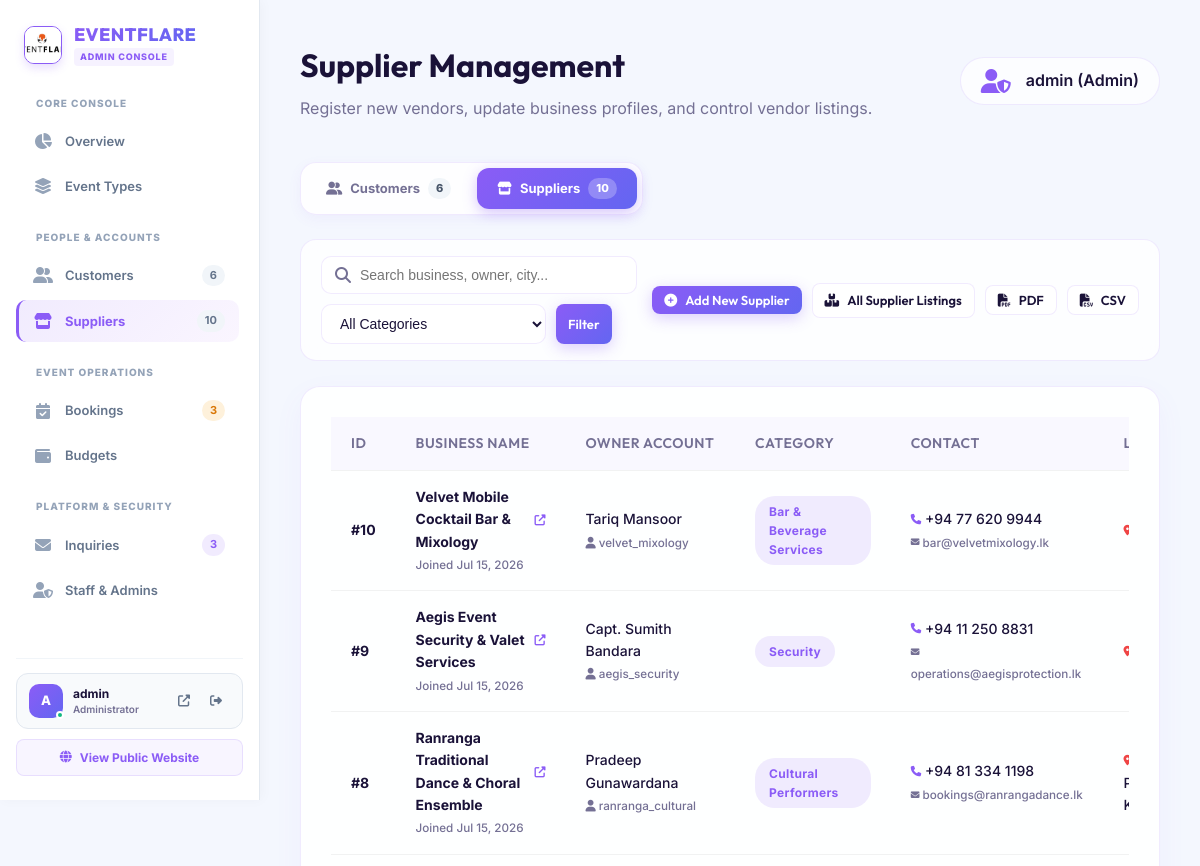
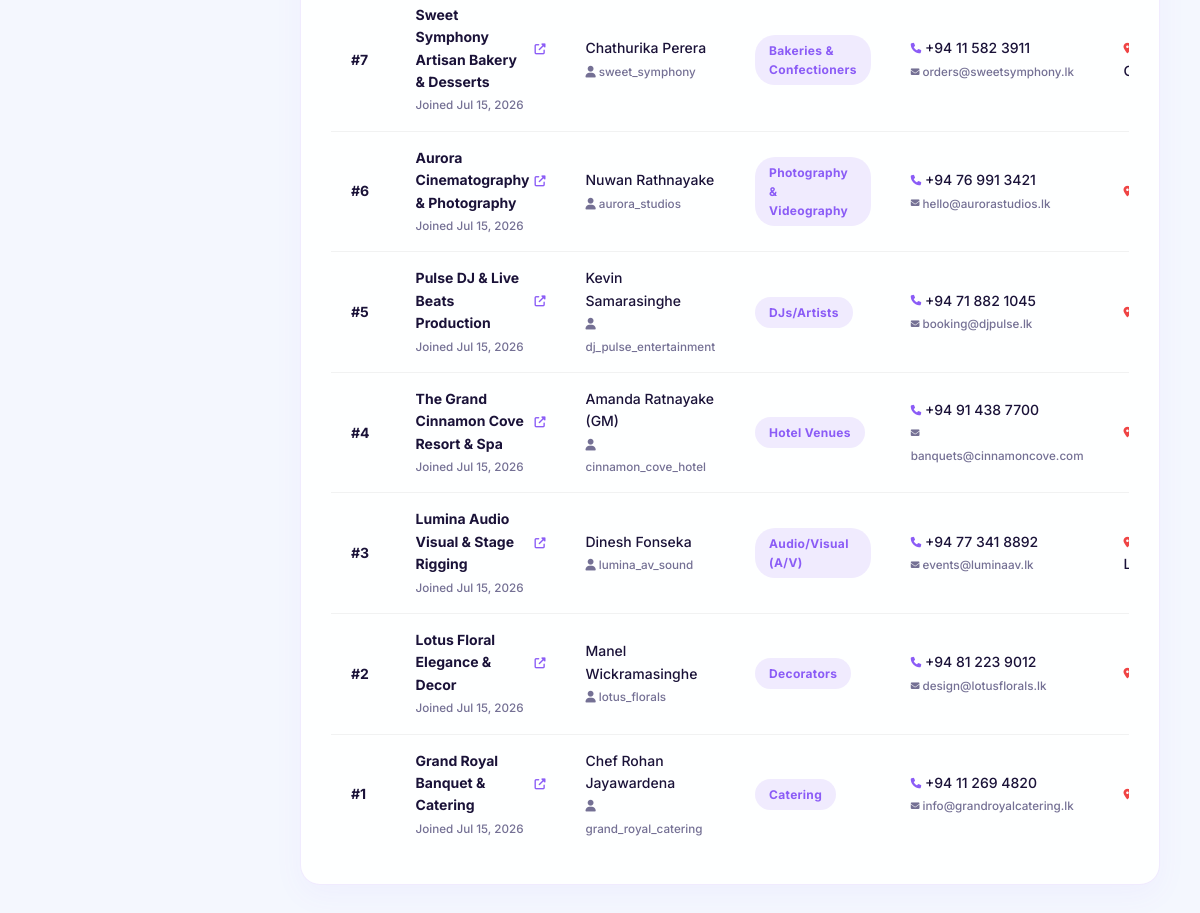
Page /public/admin/Suppliers.php (signed in) on the committed database (2 pictures, top to bottom).
### tables this page shows
CREATE TABLE IF NOT EXISTS `suppliers` (
  `id` INT AUTO_INCREMENT PRIMARY KEY,
  `user_id` INT NOT NULL UNIQUE,
  `business_name` VARCHAR(255) NOT NULL,
  `category` VARCHAR(100) NOT NULL,
  `description` TEXT,
  `contact_phone` VARCHAR(20),
  `location` VARCHAR(255),
  `logo_url` VARCHAR(255),
  `created_at` TIMESTAMP DEFAULT CURRENT_TIMESTAMP,
  FOREIGN KEY (`user_id`) REFERENCES `users`(`id`) ON DELETE CASCADE
);

CREATE TABLE IF NOT EXISTS `users` (
  `id` INT AUTO_INCREMENT PRIMARY KEY,
  `username` VARCHAR(50) NOT NULL UNIQUE,
  `fullname` VARCHAR(100) NOT NULL,
  `email` VARCHAR(100) NOT NULL UNIQUE,
  `password` VARCHAR(255) NOT NULL,
  `role` VARCHAR(20) NOT NULL DEFAULT 'buyer',
  `created_at` TIMESTAMP DEFAULT CURRENT_TIMESTAMP
);

### public/admin/Suppliers.php (the view, shortened to what this page needs)
<?php
require_once __DIR__ . '/../../config/database.php';
$search = trim($_GET['search'] ?? '');
$where_clauses = ["1=1"];
$where_sql = implode(" AND ", $where_clauses);
$supplier_services_map = [];
$ss_res = $conn->query("
    SELECT ss.supplier_id, s.service_id, s.service_name, et.type_name
    FROM supplier_services ss
    JOIN services s ON ss.service_id = s.service_id
    LEFT JOIN event_types et ON s.event_type_id = et.event_type_id
    ORDER BY s.service_name ASC
");
if ($ss_res) {
    while ($r = $ss_res->fetch_assoc()) {
        $supplier_services_map[$r['supplier_id']][] = $r;
    }
}
$supplier_listings_map = [];
$sl_res = $conn->query("
    SELECT sl.listing_id, sl.supplier_id, sl.service_id, sl.title, sl.price, sl.price_type, sl.status, sl.description,
           s.service_name
    FROM supplier_listings sl
    LEFT JOIN services s ON sl.service_id = s.service_id
    ORDER BY sl.status ASC, sl.listing_id DESC
");
if ($sl_res) {
    while ($r = $sl_res->fetch_assoc()) {
        $supplier_listings_map[$r['supplier_id']][] = $r;
    }
}
$supplier_bookings_map = [];
$sb_res = $conn->query("
    SELECT bs.id as bs_id, bs.booking_id, bs.supplier_id, bs.service_id, bs.assigned_cost, bs.status as assignment_status, bs.custom_notes,
           b.EventType, b.EventDate, b.Place, b.NumberOfGuests, b.status as booking_status,
           u.fullname as client_name, s.service_name
    FROM booking_services bs
    JOIN bookings b ON bs.booking_id = b.BookingID
    JOIN services s ON bs.service_id = s.service_id
    LEFT JOIN users u ON b.user_name = u.username
    ORDER BY b.EventDate DESC
");
if ($sb_res) {
    while ($r = $sb_res->fetch_assoc()) {
        $supplier_bookings_map[$r['supplier_id']][] = $r;
    }
}
$sql = "SELECT s.id, s.business_name, s.category, s.contact_phone, s.location, s.description, s.created_at,
               u.id AS user_id, u.username, u.fullname, u.email,
               COUNT(sl.listing_id) AS total_listings,
               SUM(CASE WHEN sl.status = 'active' THEN 1 ELSE 0 END) AS active_listings
        FROM suppliers s
        JOIN users u ON s.user_id = u.id
        LEFT JOIN supplier_listings sl ON s.id = sl.supplier_id
        WHERE {$where_sql}
        GROUP BY s.id
        ORDER BY s.id DESC";
$stmt = $conn->prepare($sql);
$stmt->execute();
$suppliers_res = $stmt->get_result();
$suppliers = [];
while ($row = $suppliers_res->fetch_assoc()) {
    $sid = $row['id'];
    $row['services'] = $supplier_services_map[$sid] ?? [];
    $row['listings'] = $supplier_listings_map[$sid] ?? [];
    $row['bookings'] = $supplier_bookings_map[$sid] ?? [];
    $suppliers[] = $row;
}
$total_customers_count = 0;
$cust_count_res = $conn->query("SELECT COUNT(*) as c FROM users WHERE role = 'buyer'");
if ($cust_count_res) {
    $total_customers_count = (int)$cust_count_res->fetch_assoc()['c'];
}
?>
<!DOCTYPE html>
<html lang="en">
<head>
    <link rel="stylesheet" href="../assets/css/global.css">
    <link rel="stylesheet" href="../assets/css/admin-dashboard.css">
    <link rel="stylesheet" href="https://cdnjs.cloudflare.com/ajax/libs/font-awesome/6.4.0/css/all.min.css">
</head>
<body class="dashboard-body">
    <?php include __DIR__ . '/../../includes/admin_sidebar.php'; ?>
    <main class="dashboard-content">
        <div class="dashboard-header">
            <div class="dashboard-title">
                <h1>Supplier Management</h1>
                <p>Register new vendors, update business profiles, and control vendor listings.</p>
            </div>
            <div class="dashboard-user">
                <i class="fas fa-user-shield"></i>
                <span><?= htmlspecialchars($_SESSION['login_user']); ?> (Admin)</span>
            </div>
        </div>
        <div class="directory-segment-bar">
            <a href="Userlist.php" class="directory-segment-pill">
                <i class="fas fa-user-friends"></i> Customers
                <span class="segment-badge"><?= $total_customers_count; ?></span>
            </a>
            <a href="Suppliers.php" class="directory-segment-pill active">
                <i class="fas fa-store"></i> Suppliers
                <span class="segment-badge"><?= count($suppliers); ?></span>
            </a>
        </div>
        <div class="dashboard-toolbar">
            <form method="GET" action="Suppliers.php" style="display: flex; gap: 10px; flex-wrap: wrap; flex: 1;">
                <div class="toolbar-search">
                    <i class="fas fa-search"></i>
                    <input type="text" name="search" placeholder="Search business, owner, city..." value="<?= htmlspecialchars($search); ?>">
                </div>
                <select name="category" class="toolbar-select" onchange="this.form.submit()">
                    <option value="">All Categories</option>
                </select>
                <button type="submit" class="btn btn-primary btn-sm">Filter</button>
            </form>
            <div class="toolbar-actions" style="display: flex; gap: 10px; align-items: center;">
                <button type="button" class="btn btn-primary btn-sm" id="openAddSupplierBtn">
                    <i class="fas fa-plus-circle"></i> Add New Supplier
                </button>
                <a href="SupplierListings.php" class="btn btn-outline btn-sm">
                    <i class="fas fa-boxes"></i> All Supplier Listings
                </a>
                <button id="downloadPdf" class="btn btn-outline btn-sm">
                    <i class="fas fa-file-pdf"></i> PDF
                </button>
                <button id="downloadCsv" class="btn btn-outline btn-sm">
                    <i class="fas fa-file-csv"></i> CSV
                </button>
            </div>
        </div>
        <div class="dashboard-panel" id="makepdf">
            <div class="dashboard-table-container">
                <table class="dashboard-table" id="suppliersTable">
                    <thead>
                        <tr>
                            <th>ID</th>
                            <th>Business Name</th>
                            <th>Owner Account</th>
                            <th>Category</th>
                            <th>Contact</th>
                            <th>Location</th>
                        </tr>
                    </thead>
                    <tbody>
                        <?php if (!empty($suppliers)): ?>
                            <?php foreach ($suppliers as $s): ?>
                                <tr>
                                    <td><strong>#<?= $s['id']; ?></strong></td>
                                    <td>
                                        <div>
                                            <a href="javascript:void(0)" class="view-supplier-btn"
                                               data-supplier='<?= htmlspecialchars(json_encode($s), ENT_QUOTES, 'UTF-8'); ?>'
                                               style="font-weight: 700; color: var(--text-heading); text-decoration: none; display: inline-flex; align-items: center; gap: 5px;"
                                               title="Click to inspect complete supplier dossier">
                                                <span><?= htmlspecialchars($s['business_name']); ?></span>
                                                <i class="fas fa-external-link-alt" style="color: var(--primary); font-size: 11px;"></i>
                                            </a>
                                        </div>
                                        <small style="color: var(--text-muted);">Joined <?= date('M j, Y', strtotime($s['created_at'])); ?></small>
                                    </td>
                                    <td>
                                        <div><?= htmlspecialchars($s['fullname']); ?></div>
                                        <small style="color: var(--text-muted);"><i class="fas fa-user"></i> <?= htmlspecialchars($s['username']); ?></small>
                                    </td>
                                    <td>
                                        <span class="badge badge-primary"><?= htmlspecialchars($s['category'] ?: 'Unassigned'); ?></span>
                                    </td>
                                    <td>
                                        <div><i class="fas fa-phone fa-xs" style="color:var(--primary);"></i> <?= htmlspecialchars($s['contact_phone'] ?: 'N/A'); ?></div>
                                        <small style="color: var(--text-muted);"><i class="fas fa-envelope fa-xs"></i> <?= htmlspecialchars($s['email']); ?></small>
                                    </td>
                                    <td>
                                    </td>
                                </tr>
                            <?php endforeach; ?>
                        <?php endif; ?>
                    </tbody>
                </table>
            </div>
        </div>
    </main>
</body>
</html>

### public/assets/css/global.css (style rules this page uses)
:root { --bg-main: radial-gradient(circle at top right, #f1edfd, #fcfbfe 70%); --bg-darker: #f5f3fb; --card-bg: rgba(255, 255, 255, 0.7); --card-border: rgba(139, 92, 246, 0.12); --card-glow: rgba(139, 92, 246, 0.08); --primary: #8b5cf6; --primary-hover: #7c3aed; --secondary: #6366f1; --secondary-hover: #4f46e5; --text-main: #3b3759; --text-muted: #747094; --text-white: #ffffff; --text-heading: #1a1238; --success: #059669; --error: #dc2626; --warning: #d97706; --font-heading: 'Outfit', sans-serif; --font-body: 'Inter', sans-serif; --transition-smooth: all 0.3s cubic-bezier(0.4, 0, 0.2, 1); --shadow-premium: 0 10px 30px -10px rgba(139, 92, 246, 0.12); }
* { margin: 0; padding: 0; box-sizing: border-box; }
html, body { background: var(--bg-main); background-color: var(--bg-darker); color: var(--text-main); font-family: var(--font-body); min-height: 100vh; overflow-x: hidden; line-height: 1.6; }
h1, h2, h3, h4, h5, h6 { font-family: var(--font-heading); color: var(--text-heading); font-weight: 600; }
a { color: var(--primary); text-decoration: none; transition: var(--transition-smooth); }
.btn { display: inline-flex; align-items: center; justify-content: center; padding: 12px 24px; font-family: var(--font-heading); font-size: 15px; font-weight: 600; border-radius: 10px; border: none; cursor: pointer; transition: var(--transition-smooth); gap: 8px; text-align: center; }
.btn-primary { background: linear-gradient(135deg, var(--primary), var(--secondary)); color: var(--text-white); box-shadow: 0 4px 15px rgba(139, 92, 246, 0.3); }
table { width: 100%; border-collapse: collapse; text-align: left; }
th, td { padding: 16px 20px; }
th { background: rgba(139, 92, 246, 0.04); border-bottom: 2px solid var(--card-border); font-family: var(--font-heading); font-size: 14px; font-weight: 600; color: var(--text-muted); text-transform: uppercase; letter-spacing: 0.05em; }
tr { border-bottom: 1px solid var(--card-border); transition: var(--transition-smooth); }
tr:last-child { border-bottom: none; }
td { font-size: 14px; color: var(--text-main); }

### rows in the picture
suppliers: id "10", business_name "Velvet Mobile Cocktail Bar & Mixology", created_at "Jul 15, 2026", user.fullname "Tariq Mansoor", user.username "velvet_mixology", category "Bar & Beverage Services", contact_phone "+94 77 620 9944", user.email "bar@velvetmixology.lk"
suppliers: id "9", business_name "Aegis Event Security & Valet Services", created_at "Jul 15, 2026", user.fullname "Capt. Sumith Bandara", user.username "aegis_security", category "Security", contact_phone "+94 11 250 8831", user.email "operations@aegisprotection.lk"
suppliers: id "8", business_name "Ranranga Traditional Dance & Choral Ensemble", created_at "Jul 15, 2026", user.fullname "Pradeep Gunawardana", user.username "ranranga_cultural", category "Cultural Performers", contact_phone "+94 81 334 1198", user.email "bookings@ranrangadance.lk"
suppliers: id "7", business_name "Sweet Symphony Artisan Bakery & Desserts", created_at "Jul 15, 2026", user.fullname "Chathurika Perera", user.username "sweet_symphony", category "Bakeries & Confectioners", contact_phone "+94 11 582 3911", user.email "orders@sweetsymphony.lk"
suppliers: id "6", business_name "Aurora Cinematography & Photography", created_at "Jul 15, 2026", user.fullname "Nuwan Rathnayake", user.username "aurora_studios", category "Photography & Videography", contact_phone "+94 76 991 3421", user.email "hello@aurorastudios.lk"
suppliers: id "5", business_name "Pulse DJ & Live Beats Production", created_at "Jul 15, 2026", user.fullname "Kevin Samarasinghe", user.username "dj_pulse_entertainment", category "DJs/Artists", contact_phone "+94 71 882 1045", user.email "booking@djpulse.lk"
suppliers: id "4", business_name "The Grand Cinnamon Cove Resort & Spa", created_at "Jul 15, 2026", user.fullname "Amanda Ratnayake (GM)", user.username "cinnamon_cove_hotel", category "Hotel Venues", contact_phone "+94 91 438 7700", user.email "banquets@cinnamoncove.com"
suppliers: id "3", business_name "Lumina Audio Visual & Stage Rigging", created_at "Jul 15, 2026", user.fullname "Dinesh Fonseka", user.username "lumina_av_sound", category "Audio/Visual (A/V)", contact_phone "+94 77 341 8892", user.email "events@luminaav.lk"
suppliers: id "2", business_name "Lotus Floral Elegance & Decor", created_at "Jul 15, 2026", user.fullname "Manel Wickramasinghe", user.username "lotus_florals", category "Decorators", contact_phone "+94 81 223 9012", user.email "design@lotusflorals.lk"
suppliers: id "1", business_name "Grand Royal Banquet & Catering", created_at "Jul 15, 2026", user.fullname "Chef Rohan Jayawardena", user.username "grand_royal_catering", category "Catering", contact_phone "+94 11 269 4820", user.email "info@grandroyalcatering.lk"

### other values in the picture
$badge_customers "6"
$badge_suppliers "10"
$badge_pending_bookings "3"
$badge_unread_messages "3"
$admin_initial "A"
$current_admin_user "admin"
$_SESSION['login_user'] "admin"
$total_customers_count "6"
count($suppliers) "10"
